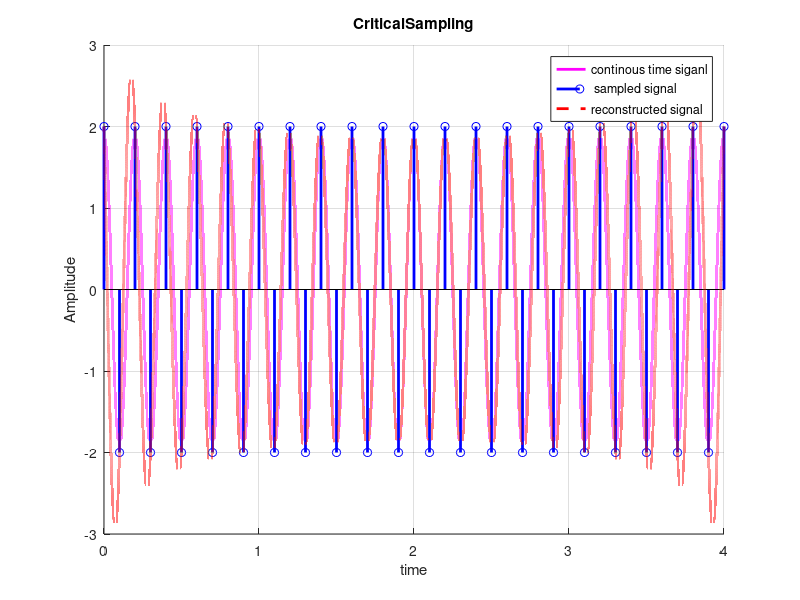

Source code (MATLAB):
f1=input('Enter the 1st Freq:');
f2=input('Enter the 2nd Freq:');
fm=max(f1,f2);
fnyq=2*fm;
%critical sampling
fs=fnyq;
ts=1/fs;
tc=0:1e-6:40*ts;
xc=cos(2*pi*f1*tc)+cos(2*pi*f2*tc);
td=0:ts:40*ts;
xd=cos(2*pi*f1*td)+cos(2*pi*f2*td);
%reconstruction of the signal
N=length(td);
xr=zeros(size(tc));
sinc_train=zeros(N,length(tc));
for n=0:N-1
 sinc_train(n+1,:)=sinc((tc-n*ts)/ts);
 current_sinc=xd(n+1)*sinc_train(n+1,:);
 xr=xr+current_sinc;
end
%plotting
figure(1);
hold on;
grid on;
plot(tc,xc,'m','LineWidth',2);
stem(td,xd,'b','LineWidth',2);
plot(tc,xr,'r--','LineWidth',2);
legend('continous time siganl',' sampled signal','reconstructed signal');
xlabel('time');
ylabel('Amplitude');
title('CriticalSampling');
